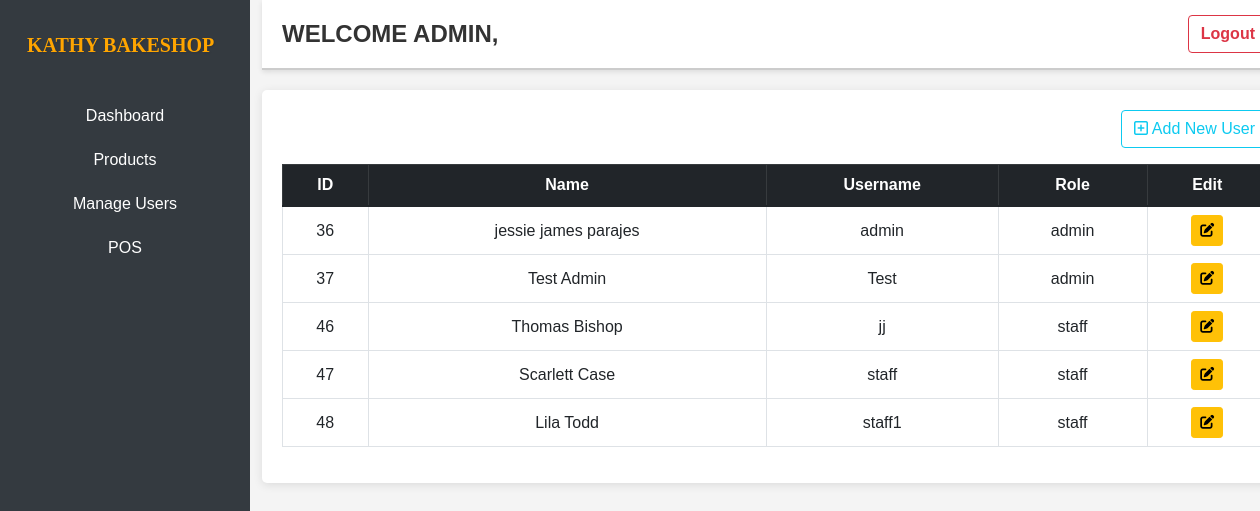
Screenshot of /Admin-WEB/users with the database file from the repository.
### tables this page shows
CREATE TABLE `users` (
  `id` int(11) NOT NULL,
  `first_name` varchar(25) NOT NULL,
  `last_name` varchar(25) NOT NULL,
  `username` varchar(30) NOT NULL,
  `password` varchar(255) NOT NULL,
  `ifadmin` int(11) NOT NULL,
  `role` enum('admin','staff','','') NOT NULL
);

### Classes/Connect.php (called while the page is built, shortened)
<?php
        class Database {
            private $server_name = "localhost";
            private $db_username = "root";
            private $db_password = "";
            private $db_name = "db_pos";
            public function __construct() {
                $this->conn = new mysqli($this->server_name, $this->db_username, $this->db_password, $this->db_name);
        }
    }
    ?>

### Classes/User.php (called while the page is built, shortened)
<?php
require_once "Connect.php";
class User {
    private $conn;
    public function __construct() {
        $database = new Database();
        $this->conn = $database->conn;
    }
    public function displayUsers() {
        $sql = "SELECT * FROM users";
        $result = $this->conn->query($sql);
        $items = [];
        while ($item = $result->fetch_assoc()) {
            $items[] = $item;
        }
        return $items;
    }
}
?>

### Admin-WEB/users/index.php (the view, shortened to what this page needs)
<?php
    include "../includes/header.php";
    include "../../Classes/User.php";
    $user = new User;
    $user_list = $user->displayUsers();
?>
        <div class="table-container container">
            <div class="col text-end mb-3">
                <a href="#" class="btn btn-outline-info" data-bs-toggle="modal" data-bs-target="#addUserModal">
                    <i class="fa-regular fa-square-plus fa-flip-vertical fa-1x"></i> Add New User
                </a>
            </div>
            <?php if(empty($user_list)): ?>
                <div class="container-fluid bg-dark p-5 text-danger text-center">
                    <h1 class="display-6 fw-bold pt-5 pb-3">No Users Found</h1>
                    <i class="fa-regular fa-circle-xmark fa-8x pb-5"></i>
                </div>
            <?php else: ?>
                <table class="table table-bordered text-center">
                    <thead class="table-dark">
                        <tr>
                            <th>ID</th>
                            <th>Name</th>
                            <th>Username</th>
                            <th>Role</th>
                            <th>Edit</th>
                        </tr>
                    </thead>
                    <tbody>
                        <?php foreach($user_list as $user): ?>
                        <tr>
                            <td class="text-center" valign="middle"><?= $user['id'] ?></td>
                            <td class="text-center" valign="middle"><?= $user['first_name'] ?> <?= $user['last_name'] ?></td>
                            <td class="text-center" valign="middle"><?= $user['username'] ?></td>
                            <td class="text-center" valign="middle"><?= $user['role'] ?></td>
                            <td class="text-center" valign="middle">
                            <a href="#" data-bs-toggle="modal" data-bs-target="#editUserModal" class="btn btn-sm btn-warning"
                                onclick="populateEditModal(<?php echo $user['id']; ?>, '<?php echo htmlspecialchars($user['first_name']); ?>', '<?php echo htmlspecialchars($user['last_name']); ?>', '<?php echo htmlspecialchars($user['username']); ?>', '<?php echo htmlspecialchars($user['role']); ?>');"
                                style="text-decoration: none;">
                                    <i class="fa-solid fa-pen-to-square fa-1x"></i>
                            </a>
                            </td>
                        </tr>
                        <?php endforeach; ?>
                    </tbody>
                </table>
            <?php endif; ?>
        </div>
        </main>

### Admin-WEB/includes/header.php (style rules this page uses)
body { overflow-x: hidden; font-family: Arial, sans-serif; background-color: #f4f4f4; margin: 0; }
.table-container { margin-top: 20px; background-color: #fff; padding: 20px; border-radius: 5px; box-shadow: 0 2px 10px rgba(0, 0, 0, 0.1); }

### rows the page displays
users: id "36", first_name "jessie james", last_name "parajes", username "admin", role "admin"
users: id "37", first_name "Test", last_name "Admin", username "Test", role "admin"
users: id "46", first_name "Thomas", last_name "Bishop", username "jj", role "staff"
users: id "47", first_name "Scarlett", last_name "Case", username "staff", role "staff"
users: id "48", first_name "Lila", last_name "Todd", username "staff1", role "staff"
